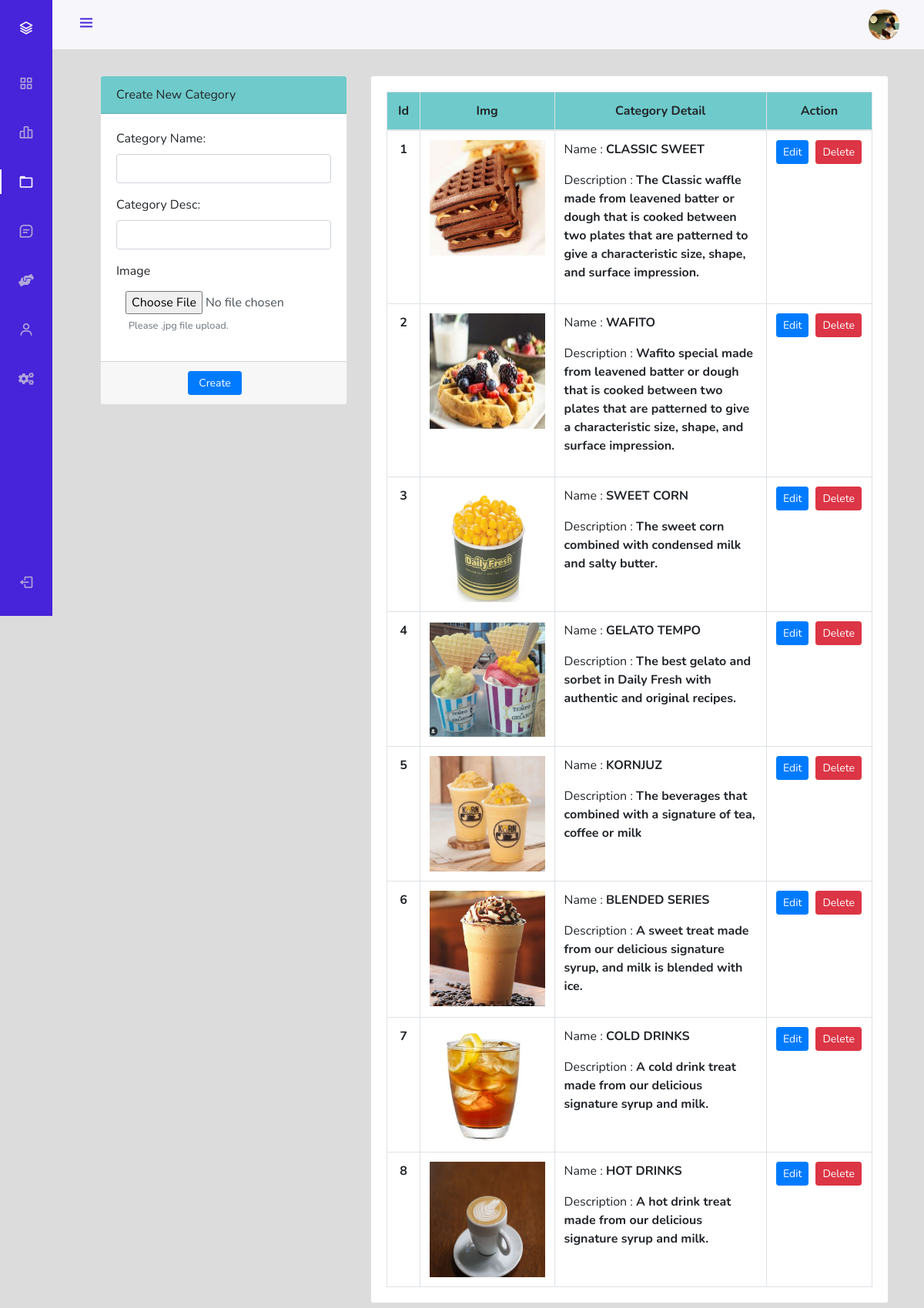
Page /admin/index.php?page=categoryManage (signed in) on the committed database.
### tables this page shows
CREATE TABLE `categories` (
  `categorieId` int(12) NOT NULL,
  `categorieName` varchar(255) NOT NULL,
  `categorieDesc` text NOT NULL,
  `categorieCreateDate` datetime NOT NULL DEFAULT current_timestamp()
);

### admin/categoryManage.php (the view, shortened to what this page needs)
<div class="container-fluid" style="margin-top:98px">
    <div class="col-lg-12">
        <div class="row">
            <div class="col-md-4">
                <form action="partials/_categoryManage.php" method="post" enctype="multipart/form-data">
                    <div class="card">
                        <div class="card-header" style="background-color: rgb(111 202 203);">
                            Create New Category
                        </div>
                        <div class="card-body">
                            <div class="form-group">
                                <label class="control-label">Category Name: </label>
                                <input type="text" class="form-control" name="name" required>
                            </div>
                            <div class="form-group">
                                <label class="control-label">Category Desc: </label>
                                <input type="text" class="form-control" name="desc" required>
                            </div>
                            <div class="form-group">
								<label for="image" class="control-label">Image</label>
								<input type="file" name="image" id="image" accept=".jpg" class="form-control" required style="border:none;">
								<small id="Info" class="form-text text-muted mx-3">Please .jpg file upload.</small>
							</div>
                        </div>
                        <div class="card-footer">
                            <div class="row">
                                <div class="col-md-12">
                                    <button type="submit" name="createCategory" class="btn btn-sm btn-primary col-sm-3 offset-md-4"> Create </button>
                                </div>
                            </div>
                        </div>
                    </div>
                </form>
            </div>
            <div class="col-md-8 mb-3">
                <div class="card">
                    <div class="card-body">
                    <table class="table table-bordered table-hover mb-0">
                        <thead style="background-color: rgb(111 202 203);">
                        <tr>
                            <th class="text-center" style="width:7%;">Id</th>
                            <th class="text-center">Img</th>
                            <th class="text-center" style="width:58%;">Category Detail</th>
                            <th class="text-center" style="width:18%;">Action</th>
                        </tr>
                        </thead>
                        <tbody>
                        <?php
                            $sql = "SELECT * FROM `categories`";
                            $result = mysqli_query($conn, $sql);
                            while($row = mysqli_fetch_assoc($result)){
                                $catId = $row['categorieId'];
                                $catName = $row['categorieName'];
                                $catDesc = $row['categorieDesc'];
                                echo '<tr>
                                        <td class="text-center"><b>' .$catId. '</b></td>
                                        <td><img src="/DailyFreshOrderingSystem/img/card-'.$catId. '.jpg" alt="image for this Category" width="150px" height="150px"></td>
                                        <td>
                                            <p>Name : <b>' .$catName. '</b></p>
                                            <p>Description : <b class="truncate">' .$catDesc. '</b></p>
                                        </td>
                                        <td class="text-center">
                                            <div class="row mx-auto" style="width:112px">
                                            <button class="btn btn-sm btn-primary edit_cat" type="button" data-toggle="modal" data-target="#updateCat' .$catId. '">Edit</button>
                                            <form action="partials/_categoryManage.php" method="POST">
                                                <button name="removeCategory" class="btn btn-sm btn-danger" style="margin-left:9px;">Delete</button>
                                                <input type="hidden" name="catId" value="'.$catId. '">
                                            </form></div>
                                        </td>
                                    </tr>';
                            }
                        ?>
                        </tbody>
                    </table>
                    </div>
                </div>
            </div>
        </div>
    </div>
</div>

### admin/assetsForSideBar/css/styles.css (style rules this page uses)
:root { --header-height: 3rem; --nav-width: 68px; --first-color: #4723D9; --first-color-light: #AFA5D9; --white-color: #F7F6FB; --body-font: 'Nunito', sans-serif; --normal-font-size: 1rem; --z-fixed: 100; }
*,::before,::after { box-sizing: border-box; }
body { position: relative; margin: var(--header-height) 0 0 0; padding: 0 1rem; font-family: var(--body-font); font-size: var(--normal-font-size); transition: .5s; }
@media screen and (min-width: 768px) { body { margin: calc(var(--header-height) + 1rem) 0 0 0; padding-left: calc(var(--nav-width) + 2rem); } }

### rows in the picture
categories: categorieId "1", shows a picture, categorieName "CLASSIC SWEET", categorieDesc "The Classic waffle made from leavened batter or dough that is cooked between two plates that are patterned to give a characteristic size, shape, and surface impression."
categories: categorieId "2", shows a picture, categorieName "WAFITO", categorieDesc "Wafito special made from leavened batter or dough that is cooked between two plates that are patterned to give a characteristic size, shape, and surface impression."
categories: categorieId "3", shows a picture, categorieName "SWEET CORN", categorieDesc "The sweet corn combined with condensed milk and salty butter."
categories: categorieId "4", shows a picture, categorieName "GELATO TEMPO", categorieDesc "The best gelato and sorbet in Daily Fresh with authentic and original recipes."
categories: categorieId "5", shows a picture, categorieName "KORNJUZ", categorieDesc "The beverages that combined with a signature of tea, coffee or milk"
categories: categorieId "6", shows a picture, categorieName "BLENDED SERIES", categorieDesc "A sweet treat made from our delicious signature syrup, and milk is blended with ice."
categories: categorieId "7", shows a picture, categorieName "COLD DRINKS", categorieDesc "A cold drink treat made from our delicious signature syrup and milk."
categories: categorieId "8", shows a picture, categorieName "HOT DRINKS", categorieDesc "A hot drink treat made from our delicious signature syrup and milk."
